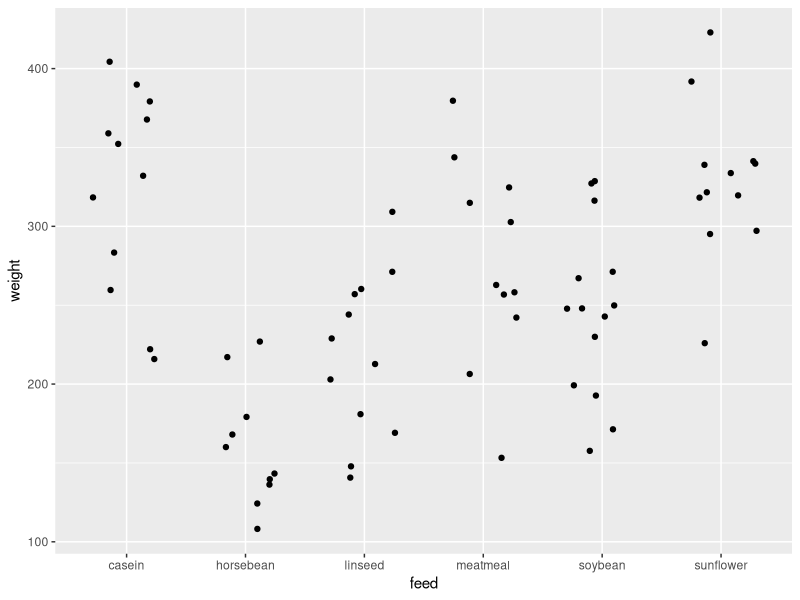

Recreate this plot in R.
## ---- chunk 1
library(tidyverse)
library(knitr)
## ---- chunk 2
knitr::opts_chunk$set(echo = FALSE)
## ---- chunk 3
str(chickwts)

summary(chickwts)

glimpse(chickwts)
## ---- chunk 4
chickwts %>%
  group_by(feed) %>%
  summarise(average =mean(weight), stdev = sd(weight))->chick_mean
kable(chick_mean)

## ---- chunk 5
ggplot(chickwts, aes(feed, weight))+
  geom_jitter(width = 0.3)+
  stat_summary(fun.data = mean_sdl,
               fun.args = list(mult=1),
               col="red")

